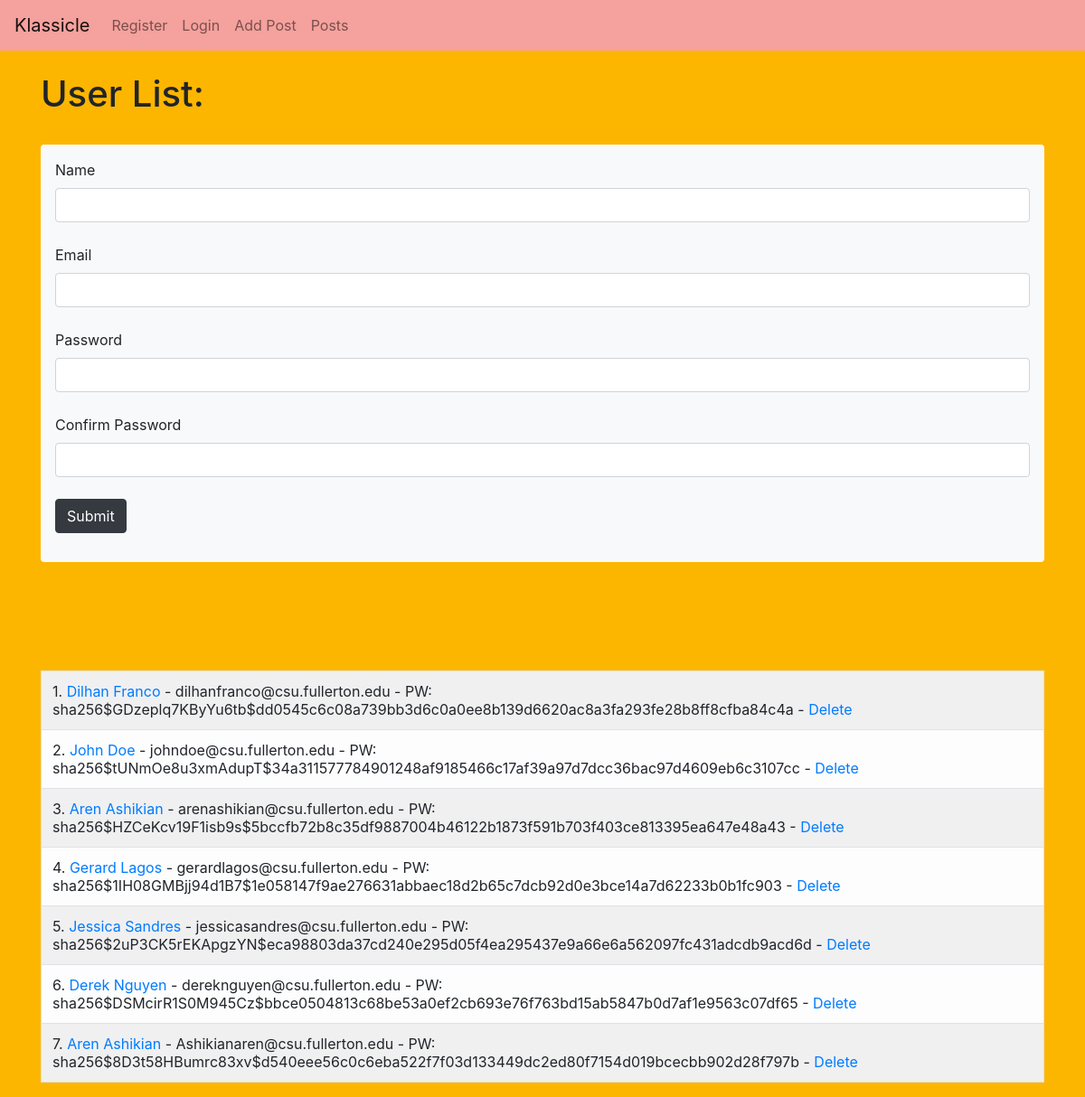
Screenshot of /user/add with the database file from the repository.
### app.py (models this page shows, shortened)
class Users(db.Model, UserMixin):
    id = db.Column(db.Integer, primary_key=True)
    name = db.Column(db.String(200), nullable=False)
    email = db.Column(db.String(200), nullable=False, unique=True)
    date_added = db.Column(db.DateTime, default=datetime.utcnow)
    password_hash = db.Column(db.String(128))
    posts = db.relationship('Posts', backref='poster')
    @property
    def password(self):
        raise AttributeError('Password is not a readable attribute!')

### app.py (the view, shortened to what this page needs)
@app.route('/user/add', methods = ['GET', 'POST'])
def add_user():
    name = None
    form = UserForm()
    our_users = Users.query.order_by(Users.date_added)
    return render_template("add_user.html", form=form, name=name, our_users=our_users)

### webforms.py
class UserForm(FlaskForm):
    name = StringField("Name", validators=[DataRequired()])
    email = StringField("Email", validators=[DataRequired()])
    password_hash = PasswordField("Password", validators=[DataRequired(), EqualTo('password_hash2', message='Passwords Must Match!')])
    password_hash2 = PasswordField("Confirm Password", validators=[DataRequired()])
    submit = SubmitField("Submit")

### templates/add_user.html (shortened to what this page needs)
{% extends 'base.html' %}
{% block content %}
{% if name %}
    <h1>User Added!</h1>
    <br/><br/><br/>
    <table class="table table-light table-hover table-bordered table-striped">
        {% for our_user in our_users %}
            <tr>
                <td>
                    {{ our_user.id }}.  <a href="{{ url_for('update', id=our_user.id )}}"> {{ our_user.name }} </a>
                    - {{ our_user.email }} <a href="{{ url_for('delete', id=our_user.id )}}">Delete</a>
                </td>
            </tr>
        {% endfor %}
    </table>
    <br/><br/>
{% else %}
    <h1>User List:</h1>
    <br/>
    <div class = "shadow-lg p-3 mb-5 bg-light rounded">
        <form method = "POST">
            {{ form.name.label(class="form-label") }}
            {{ form.name(class="form-control") }}
            <br/>
            {{ form.email.label(class="form-label") }}
            {{ form.email(class="form-control") }}
            <br/>
            {{ form.password_hash.label(class="form-label") }}
            {{ form.password_hash(class="form-control") }}
            <br/>
            {{ form.password_hash2.label(class="form-label") }}
            {{ form.password_hash2(class="form-control") }}
            <br/>
            {{form.submit(class="btn btn-dark")}}
        </form>
    </div>
<br/><br/><br/>
<table class="table table-light table-hover table-bordered table-striped">
    {% for our_user in our_users %}
        <tr>
            <td>{{ our_user.id }}. <a href="{{ url_for('update', id=our_user.id )}}"> {{ our_user.name }} </a> - {{ our_user.email }}
                - PW: {{ our_user.password_hash }} - <a href="{{ url_for('delete', id=our_user.id )}}">Delete</a></td>
        </tr>
    {% endfor %}
</table>
    {% endif %}
{% endblock %}

### rows the page displays
Users: id "1", name "Dilhan Franco", email "dilhanfranco@csu.fullerton.edu", password_hash "sha256$GDzeplq7KByYu6tb$dd0545c6c08a739bb3d6c0a0ee8b139d6620ac8a3fa293fe28b8ff8cfba84c4a"
Users: id "2", name "John Doe", email "johndoe@csu.fullerton.edu", password_hash "sha256$tUNmOe8u3xmAdupT$34a311577784901248af9185466c17af39a97d7dcc36bac97d4609eb6c3107cc"
Users: id "3", name "Aren Ashikian", email "arenashikian@csu.fullerton.edu", password_hash "sha256$HZCeKcv19F1isb9s$5bccfb72b8c35df9887004b46122b1873f591b703f403ce813395ea647e48a43"
Users: id "4", name "Gerard Lagos", email "gerardlagos@csu.fullerton.edu", password_hash "sha256$1IH08GMBjj94d1B7$1e058147f9ae276631abbaec18d2b65c7dcb92d0e3bce14a7d62233b0b1fc903"
Users: id "5", name "Jessica Sandres", email "jessicasandres@csu.fullerton.edu", password_hash "sha256$2uP3CK5rEKApgzYN$eca98803da37cd240e295d05f4ea295437e9a66e6a562097fc431adcdb9acd6d"
Users: id "6", name "Derek Nguyen", email "dereknguyen@csu.fullerton.edu", password_hash "sha256$DSMcirR1S0M945Cz$bbce0504813c68be53a0ef2cb693e76f763bd15ab5847b0d7af1e9563c07df65"
Users: id "7", name "Aren Ashikian", email "Ashikianaren@csu.fullerton.edu", password_hash "sha256$8D3t58HBumrc83xv$d540eee56c0c6eba522f7f03d133449dc2ed80f7154d019bcecbb902d28f797b"
